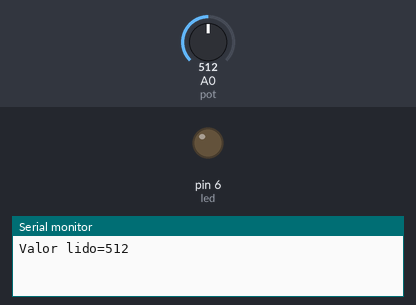
The sketch below on a simulated Arduino Uno, built with avr-gcc and run on an emulated ATmega328P. Parts: output pins drawn as LEDs (lit = HIGH), the last lines printed to the serial monitor. Dashed ring = blinking. The test bench sets the inputs (shaded band); at power-on: A0 (pot) = 512.

Above: at 1.2 s.
1.3 s: A0 (pot) set to 0
At 2.0 s:
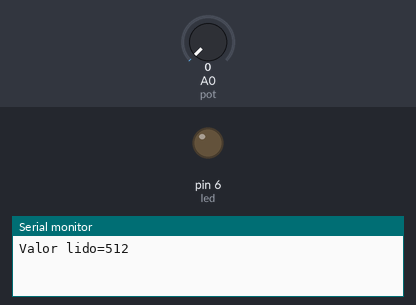
2.8 s: A0 (pot) set to 122
At 3.08 s:
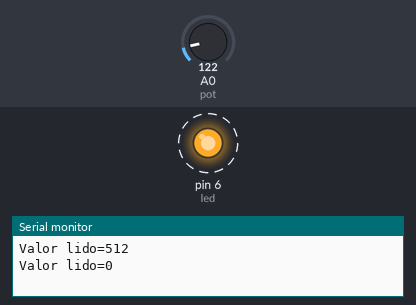
Timing chart, 0 to 12.8 s (numbered marks = the images above; inputs shaded):
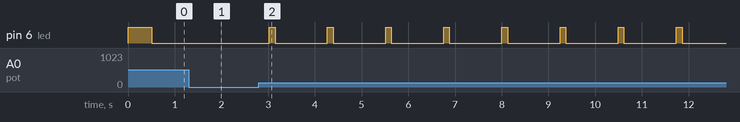

Measured:
- after the input at 1.3 s, pin 6 (led): stays LOW (without the input it goes to HIGH after 0.73 s)
- after the input at 2.8 s, pin 6 (led): alternates HIGH for 0.12 s and LOW for 1.1 s, starting after 0.23 s

The sketch:

ControleLedPot.ino
```cpp
int pot = A0;	//Delcara potenciometro na entrada analógica 0
int led = 6;	//Define led no pino 6
int sensor = 0;	//Define variável do sensor conectado ao A0
int valpot = 0;	//Define o valor medido quando o valor inicial é 0
void setup()
{
  Serial.begin(9600); //Liga o monitor serial
  pinMode(led, OUTPUT);
}

void loop()
{
  sensor = analogRead(A0);	//Atribui a variável sensor, ao valor lido na porta A0
  valpot = analogRead(pot);	//Valor lido através do analogread na entrada A0 é aribuido a variável valpot
  digitalWrite(led, HIGH);
  delay(valpot);
  digitalWrite(led, LOW);
  delay(valpot);
  Serial.print("Valor lido=");	//Escreve na serial "Valor lido="
  Serial.println(sensor);		//Escreve o valor atribuido ao potenciometro
  delay(1000);
}
```
